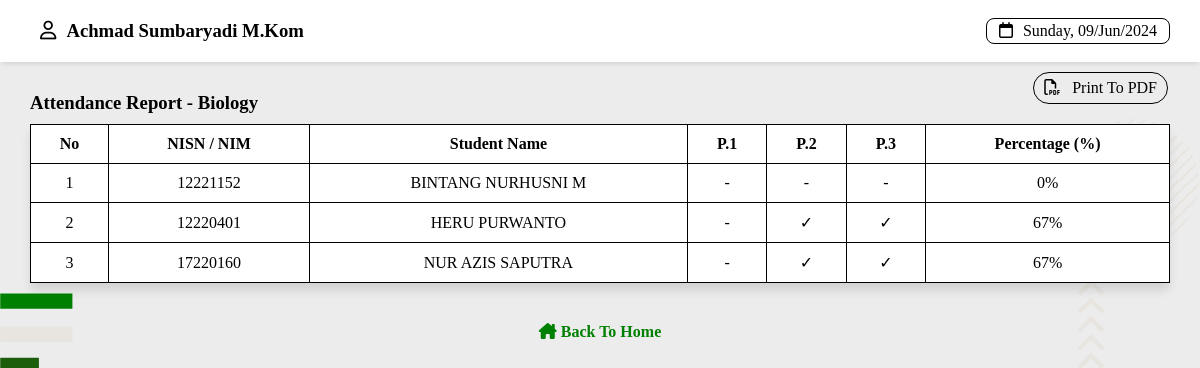
Screenshot of /admin/report.php?id=BIO-1 (signed in) with the database file from the repository.
### tables this page shows
CREATE TABLE `kelas` (
  `id_kelas` char(5) NOT NULL,
  `id_guru` int DEFAULT NULL,
  `pelajaran` varchar(255) NOT NULL,
  `ruangan` varchar(10) NOT NULL,
  `hari` varchar(20) NOT NULL,
  `mulai` time NOT NULL,
  `selesai` time NOT NULL,
  `tanggal` date DEFAULT NULL
);

CREATE TABLE `detail_kelas` (
  `id_detail_kelas` int NOT NULL,
  `id_kelas` char(5) NOT NULL,
  `id_pengguna` int NOT NULL
);

CREATE TABLE `pengguna` (
  `id_pengguna` int NOT NULL,
  `username` varchar(255) NOT NULL,
  `name` varchar(255) NOT NULL,
  `password` varchar(255) NOT NULL,
  `role` enum('siswa','guru') NOT NULL
);

### admin/report.php (the view, shortened to what this page needs)
<?php
$pdo = connectToDatabase();
$stmt = $pdo->prepare('SELECT * FROM kelas WHERE id_kelas = :id');
$stmt->bindParam(':id', $_GET['id']);
$stmt->execute();
$class = $stmt->fetch(PDO::FETCH_ASSOC);
$stmt = $pdo->prepare('SELECT * FROM detail_kelas JOIN pengguna ON detail_kelas.id_pengguna = pengguna.id_pengguna WHERE id_kelas = :id ORDER BY name');
$stmt->bindParam(':id', $_GET['id']);
$stmt->execute();
$detail_class = $stmt->fetchAll(PDO::FETCH_ASSOC);
$stmt = $pdo->prepare('SELECT MAX(pertemuan) AS total_pertemuan FROM presensi JOIN qrcodes ON presensi.id_qrcode = qrcodes.id_qrcode WHERE presensi.id_kelas = :id');
$stmt->bindParam(':id', $_GET['id']);
$stmt->execute();
$meeting = $stmt->fetch(PDO::FETCH_ASSOC);
$stmt = $pdo->prepare('SELECT * FROM presensi JOIN qrcodes ON presensi.id_qrcode = qrcodes.id_qrcode WHERE presensi.id_kelas = :id');
$stmt->bindParam(':id', $_GET['id']);
$stmt->execute();
$presence = $stmt->fetchAll(PDO::FETCH_ASSOC);
function isPresent($userId, $meeting, $presenceRecords) {
    foreach ($presenceRecords as $record) {
        if ($record['id_pengguna'] == $userId && $record['pertemuan'] == $meeting) {
            return true;
        }
    }
    return false;
}
?>
<!DOCTYPE html>
<html lang="en">
<head>
    <link rel="stylesheet" href="../component/css/style.css">
    <link rel="stylesheet" href="https://cdnjs.cloudflare.com/ajax/libs/font-awesome/6.5.2/css/all.min.css">
</head>
<body>
    <header>
        <div class="container">
            <h3><i class="fa-regular fa-user"></i><?= $_SESSION['name']; ?></h3>
            <div class="date">
                <p><i class="fa-regular fa-calendar"></i><?= date('l, d/M/Y'); ?></p>
            </div>
        </div>
    </header>
    <section>
        <div class="container">
            <div class="label">
                <h3>Attendance Report - <?= $class['pelajaran']; ?></h3>
                <button onclick="window.print()"><i class="fa-regular fa-file-pdf"></i> Print To PDF</button>
            </div>
            <table>
                <thead>
                    <tr>
                        <th>No</th>
                        <th>NISN / NIM</th>
                        <th>Student Name</th>
                        <?php for ($i = 0; $i < $meeting['total_pertemuan']; $i++) : ?>
                            <th>P.<?= $i + 1; ?></th>
                        <?php endfor ?>
                        <th>Percentage (%)</th>
                    </tr>
                </thead>
                <tbody>
                    <?php for ($i = 0; $i < count($detail_class); $i++) : ?>
                        <tr>
                            <td><?= $i + 1; ?></td>
                            <td><?= $detail_class[$i]['username']; ?></td>
                            <td><?= $detail_class[$i]['name']; ?></td>
                            <?php
                            $attendance_count = 0;
                            for ($j = 0; $j < $meeting['total_pertemuan']; $j++) :
                                if (isPresent($detail_class[$i]['id_pengguna'], $j + 1, $presence)) {
                                    $attendance_count++;
                                    echo "<td>✓</td>";
                                } else {
                                    echo "<td>-</td>";
                                }
                            endfor;
                            $percentage = ($attendance_count / $meeting['total_pertemuan']) * 100;
                            ?>
                            <td><?= round($percentage); ?>%</td>
                        </tr>
                    <?php endfor; ?>
                </tbody>
            </table>
        </div>
        <div class="buttons">
            <a href="index.php"><i class="fa-solid fa-house-chimney"></i> Back To Home</a>
        </div>
    </section>
</body>
</html>

### component/css/style.css (style rules this page uses)
* { padding: 0; margin: 0; font-family: 'Times New Roman', Times, serif; }
body { background-color: #ececec; background-repeat: repeat; background-position: center; background-size: cover; z-index: -1; position: relative; margin: 0; padding: 0; }
.container { padding: 0 30px; }
header { padding: 10px 0; background-color: #ffffff; box-shadow: 0 4px 4px -2px rgba(0, 0, 0, 0.1); }
header .container { display: flex; justify-content: space-between; }
.date { display: flex; flex-direction: column; align-items: center; justify-content: center; }
.date p { border: 1px solid #000000; padding: 3px 12px; text-align: center; border-radius: 8px; }
.date i, h3 i { margin-right: 10px; }
h3 { margin: 10px; }

### admin/report.php (style rules this page uses)
body { background-image: url('../component/svg/Frame2.svg'); }
section .container .label { display: flex; justify-content: space-between; }
section h3 { margin: 0; margin-top: 30px; }
table { width: 100%; border-collapse: collapse; margin-top: 10px; background-color: #ffffff; border-radius: 5px; box-shadow: 0 8px 10px rgba(0, 0, 0, 0.1); }
table, th, td { border: 1px solid #000; }
th, td { padding: 10px; text-align: center; }
.buttons { display: flex; justify-content: center; margin: 20px; }
a { margin-top: 20px; text-decoration: none; color: green; font-weight: bold; }
button { background-color: transparent; border: 1px solid; padding: 0px 10px; text-align: end; text-decoration: none; display: inline-block; font-size: 16px; margin: 10px 2px; cursor: pointer; border-radius: 50px; transition: background-color 0.3s; }
button i { margin-right: 8px; }

### rows the page displays
kelas: pelajaran "Biology"
detail_kelas: id_pengguna.username "12221152", id_pengguna.name "BINTANG NURHUSNI M", percentage "0"
detail_kelas: id_pengguna.username "12220401", id_pengguna.name "HERU PURWANTO", percentage "67"
detail_kelas: id_pengguna.username "17220160", id_pengguna.name "NUR AZIS SAPUTRA", percentage "67"

### other values shown
$_SESSION['name'] "Achmad Sumbaryadi M.Kom"
